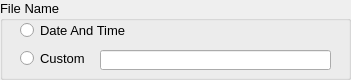
               <widget class="QGroupBox" name="groupBox_9">
                <property name="geometry">
                 <rect>
                  <x>0</x>
                  <y>790</y>
                  <width>351</width>
                  <height>80</height>
                 </rect>
                </property>
                <property name="font">
                 <font>
                  <pointsize>10</pointsize>
                 </font>
                </property>
                <property name="title">
                 <string>File Name</string>
                </property>
                <widget class="QRadioButton" name="radioButtonDateTimeLI">
                 <property name="geometry">
                  <rect>
                   <x>20</x>
                   <y>20</y>
                   <width>201</width>
                   <height>21</height>
                  </rect>
                 </property>
                 <property name="text">
                  <string>Date And Time</string>
                 </property>
                </widget>
                <widget class="QRadioButton" name="radioButtonCustomLI">
                 <property name="geometry">
                  <rect>
                   <x>20</x>
                   <y>50</y>
                   <width>82</width>
                   <height>17</height>
                  </rect>
                 </property>
                 <property name="text">
                  <string>Custom</string>
                 </property>
                </widget>
                <widget class="QLineEdit" name="lineEditCustomFileLI">
                 <property name="geometry">
                  <rect>
                   <x>100</x>
                   <y>50</y>
                   <width>231</width>
                   <height>20</height>
                  </rect>
                 </property>
                </widget>
               </widget>
